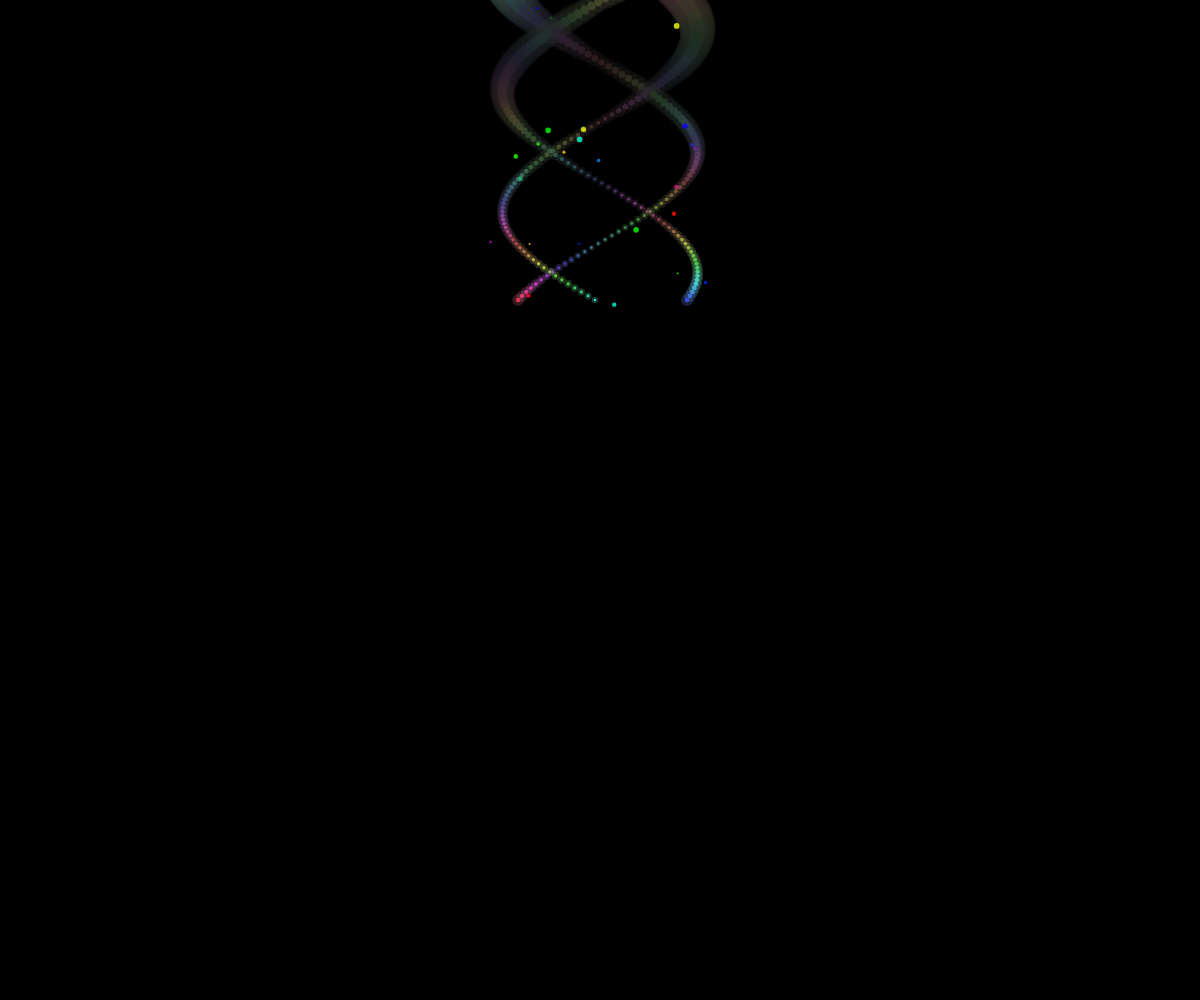
Frame 1 (no input)
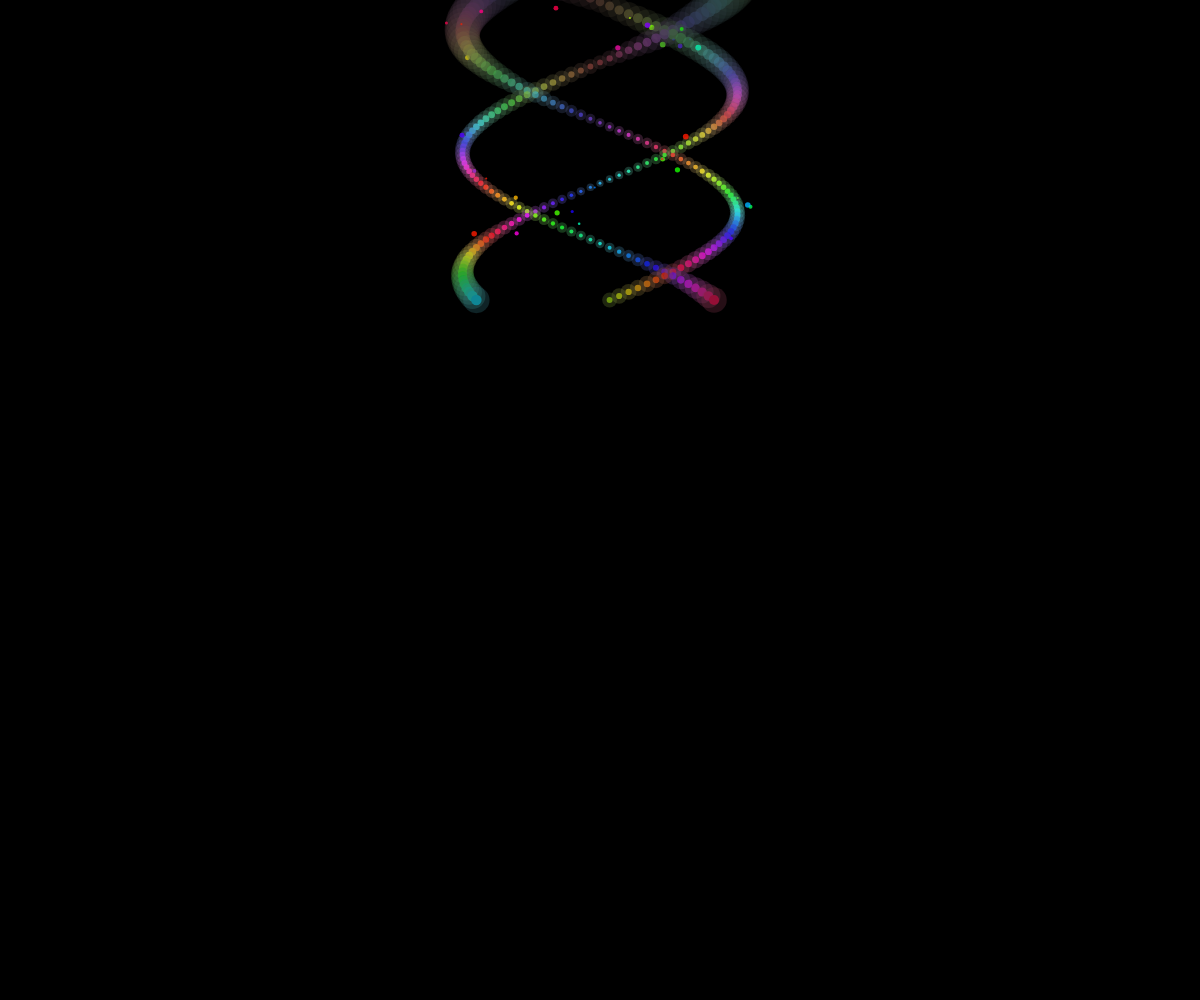
Frame 60 (no input)
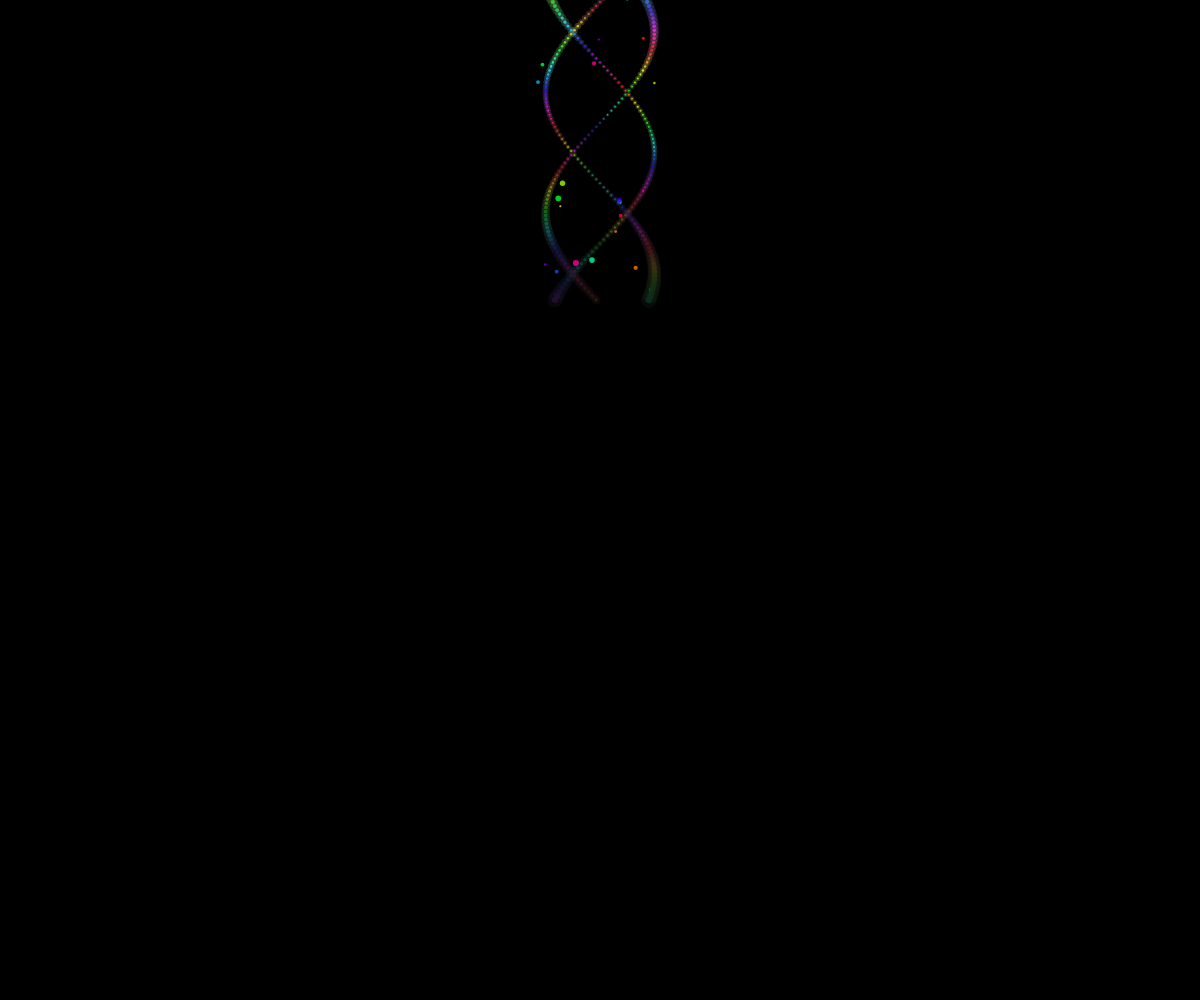
Frame 120 (the mouse pressed at the canvas centre since frame 60)

The p5.js sketch that drew these frames (run headless with seeded random() and noise() and a simulated clock; from frame 60 on, the mouse is pressed at the canvas centre):

// p5.js sketch
// ── sketch.js
let time = 0;

function setup() {
  createCanvas(windowWidth, windowHeight);
  angleMode(DEGREES);
  colorMode(HSB, 360, 100, 100, 100);
}

function draw() {
  background(0); // 純粋な黒
  translate(width / 2, 0);
  time += 1;
  
  drawDNASpiral();
}

function drawDNASpiral() {
  let squareSize = min(width, height) * 0.6;
  let helixHeight = squareSize;
  let steps = 150;
  let spiralWidth = squareSize * 0.2;
  
  // 3つの螺旋を描画（派手な効果付き）
  for (let i = 0; i < steps; i++) {
    let y = map(i, 0, steps - 1, -helixHeight/2, helixHeight/2);
    
    // 基本の螺旋波
    let wave1 = sin(time + i * 4);
    let wave2 = sin(time + i * 4 + 120);
    let wave3 = sin(time + i * 4 + 240);
    
    // 脈動効果（時間による拡大縮小）
    let pulse = 0.8 + 0.4 * sin(time * 2);
    
    // 位置計算（脈動効果適用）
    let x1 = wave1 * spiralWidth * pulse;
    let x2 = wave2 * spiralWidth * pulse;
    let x3 = wave3 * spiralWidth * pulse;
    
    // 動的サイズ（波の強度 + 脈動 + ランダム要素）
    let baseSize = 15 + 10 * sin(time * 0.5 + i * 2);
    let size1 = baseSize * (0.5 + 0.5 * abs(wave1)) * pulse;
    let size2 = baseSize * (0.5 + 0.5 * abs(wave2)) * pulse;
    let size3 = baseSize * (0.5 + 0.5 * abs(wave3)) * pulse;
    
    // 複雑な色相計算（多重波）
    let hue1 = (time * 3 + i * 12 + sin(time * 0.3) * 60) % 360;
    let hue2 = (time * 3 + i * 12 + 120 + cos(time * 0.4) * 60) % 360;
    let hue3 = (time * 3 + i * 12 + 240 + sin(time * 0.5) * 60) % 360;
    
    // 動的な明度と彩度（呼吸するような効果）
    let brightness = 60 + 40 * sin(time * 1.5 + i * 3);
    let saturation = 70 + 30 * cos(time * 1.2 + i * 2);
    
    // グロー効果用の透明度
    let alpha = 60 + 40 * abs(sin(time * 0.8 + i * 1.5));
    
    // メイン点を描画
    fill(hue1, saturation, brightness, alpha);
    noStroke();
    circle(x1, y, size1);
    
    fill(hue2, saturation, brightness, alpha);
    circle(x2, y, size2);
    
    fill(hue3, saturation, brightness, alpha);
    circle(x3, y, size3);
    
    // グロー効果（大きな半透明の円）
    fill(hue1, saturation * 0.6, brightness * 0.8, alpha * 0.3);
    circle(x1, y, size1 * 2.5);
    
    fill(hue2, saturation * 0.6, brightness * 0.8, alpha * 0.3);
    circle(x2, y, size2 * 2.5);
    
    fill(hue3, saturation * 0.6, brightness * 0.8, alpha * 0.3);
    circle(x3, y, size3 * 2.5);
    
    // 火花効果（ランダムな小さな点）
    if (random(100) < 15) { // 15%の確率で火花
      let sparkX = x1 + random(-20, 20);
      let sparkY = y + random(-20, 20);
      fill(hue1, 100, 100, 80);
      circle(sparkX, sparkY, random(2, 6));
      
      sparkX = x2 + random(-20, 20);
      sparkY = y + random(-20, 20);
      fill(hue2, 100, 100, 80);
      circle(sparkX, sparkY, random(2, 6));
      
      sparkX = x3 + random(-20, 20);
      sparkY = y + random(-20, 20);
      fill(hue3, 100, 100, 80);
      circle(sparkX, sparkY, random(2, 6));
    }
  }
}

function windowResized() {
  resizeCanvas(windowWidth, windowHeight);
}
